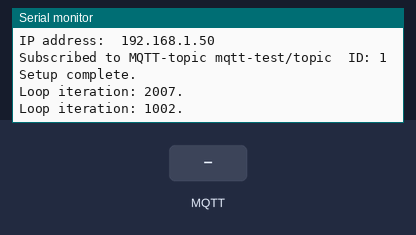
The program below on a simulated ESP8266 (NodeMCU). Shown: the last lines printed to the serial monitor. The inputs (shaded band) are chosen by the test bench. WiFi joins after 1.5 s; servers stay silent unless stated; no MQTT or app messages arrive unless stated.

Above: at 3.2 s.
3.3 s: MQTT message "1" arrives on the first subscribed topic
At 3.9 s:
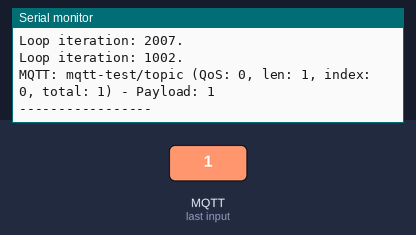
4.8 s: MQTT message "on" arrives on the first subscribed topic
At 4.96 s:
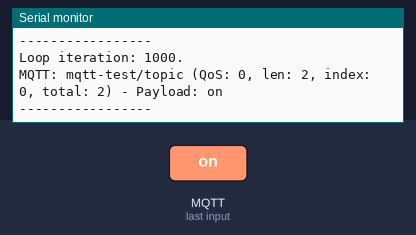
6.3 s: MQTT message "off" arrives on the first subscribed topic
At 6.9 s:
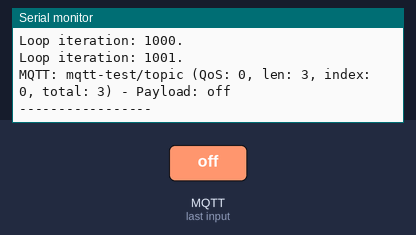
Timing chart, 0 to 9.3 s (numbered marks = the images above; inputs shaded):
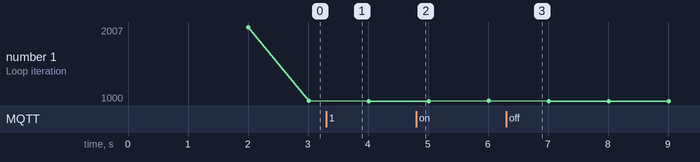

The program:

main.cpp
```cpp
#include <ESP8266WiFi.h>
#include <AsyncMqttClient.h>
#include <Ticker.h>

#ifndef MQTT_TYPES
#define MQTT_TYPES

struct MqttMessage {
    uint16_t id;
    char* topic;
    char* payload;
};

struct MqttMessageList {
    MqttMessage* msg;
    MqttMessageList* next;
};

#endif

#ifndef MQTT_GLOBALS
#define MQTT_GLOBALS

AsyncMqttClient mqttClient;
Ticker mqttReconnectTimer;
char* clientId;
MqttMessageList* activeMessages = NULL;

#endif

unsigned long uptime;
unsigned long lastCycleUptime;
unsigned int delta_t;

unsigned int getDelta_t() {
  uptime = millis();
  unsigned long delta_t = uptime - lastCycleUptime;
  if (delta_t > UINT_MAX) {
    delta_t = ULONG_MAX - lastCycleUptime + uptime;
  }
  lastCycleUptime = uptime;
  return delta_t;
}

void connectToMqtt() {
    mqttClient.connect();
}

void publishToMqtt(char* topic, char* payload) {
    MqttMessage* msg = (MqttMessage*) malloc(sizeof(MqttMessage));
    msg->id = mqttClient.publish(topic, 1, false, payload);
    if (msg->id == 0) {
        Serial.printf("Publishing of MQTT message to topic %s failed!\n", topic);
        free(msg);
        return;
    }
    Serial.printf("MQTT: published.\ttopic: %s\n", topic);
    Serial.printf("payload:\t%.35s ... %.35s\tID: %d\n", payload,
                        payload + strlen(payload) - 35, msg->id);
    msg->topic = topic;
    msg->payload = payload;
    MqttMessageList* newListItem = (MqttMessageList*) malloc(sizeof(MqttMessageList));
    newListItem->msg = msg;
    newListItem->next = activeMessages;
    activeMessages = newListItem;
}

void onMqttConnect(bool sessionPresent) {
    char* setTemperatureTopic = (char*) malloc(16);
    strcpy(setTemperatureTopic, "mqtt-test/topic");
    *(setTemperatureTopic + 16) = '\0';
    uint16_t subscriptionPacketId = mqttClient.subscribe(setTemperatureTopic, 2);
    Serial.print("Subscribed to MQTT-topic "); Serial.print(setTemperatureTopic);
    Serial.print("\tID: "); Serial.println(subscriptionPacketId);
    free(setTemperatureTopic);
}

void onMqttDisconnect(AsyncMqttClientDisconnectReason reason) {
    Serial.println("MQTT Disconnect!");
    if (WiFi.isConnected()) {
        mqttReconnectTimer.once(5, connectToMqtt);
    }
}

void onMqttSubscribe(uint16_t packetId, uint8_t qos) {
    Serial.print("Subscription to "); Serial.print(packetId); Serial.print(" with QoS ");
    Serial.print(qos); Serial.println(" acknowledged.");
}

void onMqttUnsubscribe(uint16_t packetId) {

}

void onMqttMessage(char* topic, char* payload,
                   AsyncMqttClientMessageProperties properties,
                   size_t len, size_t index, size_t total) {
    char* plStr = (char*) malloc(len+1);
    strncpy(&plStr[0], payload, len);
    *(plStr + len) = '\0';
    Serial.printf("MQTT: %s (QoS: %d, len: %d, index: %d, total: %d) - Payload: %s\n",
                  topic, properties.qos, len, index, total, plStr);
    Serial.println("-----------------");
    free(plStr);
}

void onMqttPublish(uint16_t packetId) {
    Serial.print("onMqttPublish()\tID:"); Serial.println(packetId);
    MqttMessageList* last = NULL;
    MqttMessageList* item = activeMessages;
    while (item != NULL) {
        if (item->msg->id == packetId) {
            if (last == NULL) {
                activeMessages = item->next;
            } else {
                last->next = item->next;
            }
            MqttMessageList* itemForDeletion = item;
            free(itemForDeletion->msg);
            item = item->next;
            free(itemForDeletion);
        } else {
            last = item;
            item = item->next;
        }
    }
}

void mqttSetup() {
    mqttClient = AsyncMqttClient();
    mqttClient.onConnect(onMqttConnect);
    mqttClient.onDisconnect(onMqttDisconnect);
    mqttClient.onSubscribe(onMqttSubscribe);
    mqttClient.onUnsubscribe(onMqttUnsubscribe);
    mqttClient.onMessage(onMqttMessage);
    mqttClient.onPublish(onMqttPublish);
    mqttClient.setServer("192.168.178.6", 1883);
    // mqttClient.setCredentials(configData.mqttUser, configData.mqttPassword);
    mqttClient.setClientId("mqtt-test");
    connectToMqtt();
}

void setup() {
    Serial.begin(115200);
    uptime = millis();
    lastCycleUptime = uptime;
    while(!Serial) { }  // Wait for Serial to start
    Serial.println("Serial is running.");

    WiFi.begin("SSID", "PASSWORD");             // Connect to the network
    Serial.print("Connecting to WiFi...");
    int i = 0;
    while (WiFi.status() != WL_CONNECTED) { // Wait for the Wi-Fi to connect
        delay(1000);
        Serial.print(++i); Serial.print(' ');
    }
    Serial.println('\n');
    Serial.println("Connection established!");
    Serial.print("IP address:\t");
    Serial.println(WiFi.localIP());

    mqttSetup();
    Serial.println("Setup complete.");
}

void loop() {
    delta_t = getDelta_t();
    Serial.print("Loop iteration: "); Serial.print(delta_t); Serial.println(".");
    delay(1000);
}
```

Measured:
- after the input at 3.3 s, the serial monitor: prints a new line at once (image 1)
- after the input at 4.8 s, the serial monitor: prints a new line at once (image 2)
- after the input at 6.3 s, the serial monitor: prints a new line at once (image 3)
